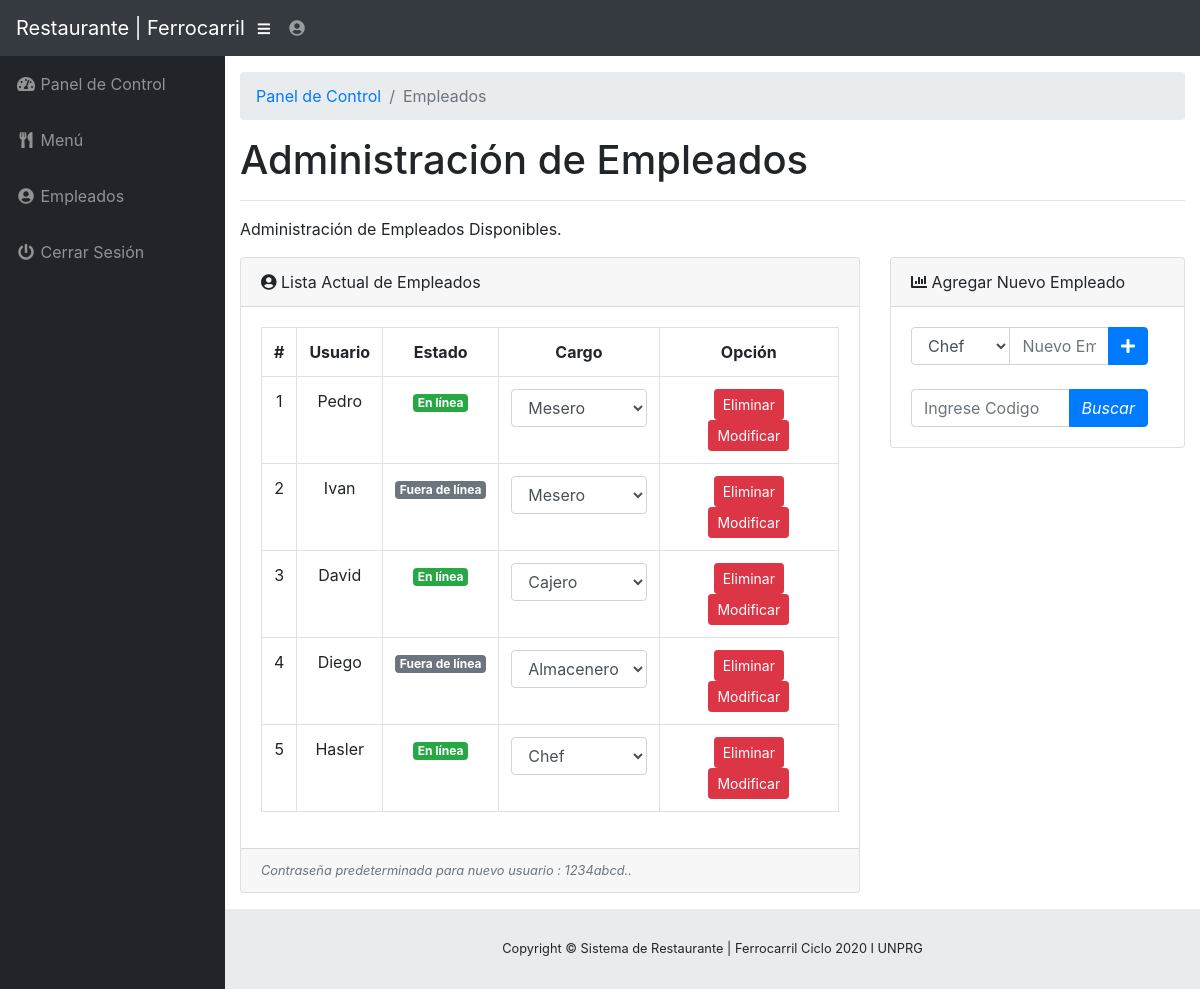
Screenshot of /admin/staff.php (signed in) with the database file from the repository.
### tables this page shows
CREATE TABLE `tbl_staff` (
  `staffID` int(2) NOT NULL,
  `username` varchar(25) NOT NULL,
  `password` varchar(100) NOT NULL,
  `status` text NOT NULL,
  `role` text NOT NULL
);

### admin/staff.php (the view, shortened to what this page needs)
<?php
  include("../functions.php");
?>
<!DOCTYPE html>
<html lang="en">
  <head>
    <link href="vendor/bootstrap/css/bootstrap.min.css" rel="stylesheet">
    <link href="vendor/fontawesome-free/css/all.min.css" rel="stylesheet" type="text/css">
    <link href="vendor/datatables/dataTables.bootstrap4.css" rel="stylesheet">
    <link href="css/sb-admin.css" rel="stylesheet">
  </head>
  <body id="page-top">
    <nav class="navbar navbar-expand navbar-dark bg-dark static-top">
      <a class="navbar-brand mr-1" href="index.php">Restaurante | Ferrocarril</a>
      <button class="btn btn-link btn-sm text-white order-1 order-sm-0" id="sidebarToggle" href="#">
        <i class="fas fa-bars"></i>
      </button>
      <ul class="navbar-nav ml-auto ml-md-0">
        <li class="nav-item dropdown no-arrow">
          <a class="nav-link dropdown-toggle" href="#" id="userDropdown" role="button" data-toggle="dropdown" aria-haspopup="true" aria-expanded="false">
            <i class="fas fa-user-circle fa-fw"></i>
          </a>
        </li>
      </ul>
    </nav>
    <div id="wrapper">
      <ul class="sidebar navbar-nav">
        <li class="nav-item">
          <a class="nav-link" href="index.php">
            <i class="fas fa-fw fa-tachometer-alt"></i>
            <span>Panel de Control</span>
          </a>
        </li>
        <li class="nav-item">
          <a class="nav-link" href="menu.php">
            <i class="fas fa-fw fa-utensils"></i>
            <span>Menú</span></a>
        </li>
        <li class="nav-item">
          <a class="nav-link" href="staff.php">
            <i class="fas fa-fw fa-user-circle"></i>
            <span>Empleados</span>
          </a>
        </li>
        <li class="nav-item">
          <a class="nav-link" href="#" data-toggle="modal" data-target="#logoutModal">
            <i class="fas fa-fw fa-power-off"></i>
            <span>Cerrar Sesión</span>
          </a>
        </li>
      </ul>
      <div id="content-wrapper">
        <div class="container-fluid">
          <ol class="breadcrumb">
            <li class="breadcrumb-item">
              <a href="index.html">Panel de Control</a>
            </li>
            <li class="breadcrumb-item active">Empleados</li>
          </ol>
          <h1>Administración de Empleados</h1>
          <hr>
          <p>Administración de Empleados Disponibles.</p>
          <div class="row">
            <div class="col-lg-8">
              <div class="card mb-3">
                <div class="card-header">
                  <i class="fas fa-user-circle"></i>
                  Lista Actual de Empleados</div>
                <div class="card-body">
                  <table class="table table-bordered text-center" id="dataTable" width="100%" cellspacing="0">
                    <tr>
                      <th>#</th>
                      <th>Usuario</th>
                      <th>Estado</th>
                      <th>Cargo</th>
                      <th class="text-center">Opción</th>
                    </tr>
                      <?php
                        $displayStaffQuery = "SELECT * FROM tbl_staff";
                        if ($result = $sqlconnection->query($displayStaffQuery)) {
                          $staffno = 1;
                          while($staff = $result->fetch_array(MYSQLI_ASSOC)) {
                          ?>
                          	<tr class="text-center">
                            	<td><?php echo $staffno++; ?></td>
                            	<td><?php echo $staff['username']; ?></td>
                              <?php
                            	if ($staff['status'] == "Online") {
                                echo "<td><span class=\"badge badge-success\">En línea</span></td>";
                              }
                              if ($staff['status'] == "Offline") {
                                echo "<td><span class=\"badge badge-secondary\">Fuera de línea</span></td>";
                              }
                              ?>
                              <td>
                                <form method="POST">
                                <select name="role" class="form-control" onchange="this.form.submit()">
                                  <?php
                                  $roleQuery = "SELECT role FROM tbl_role";
                                  if ($res = $sqlconnection->query($roleQuery)) {
                                    while ($role = $res->fetch_array(MYSQLI_ASSOC)) {
                                      if ($role['role'] == $staff['role'])
                                        echo "<option selected='selected' value='".$staff['role']."'>".ucfirst($staff['role'])."</option>";
                                      else
                                        echo "<option value='".$role['role']."'>".ucfirst($role['role'])."</option>";
                                    }
                                  }
                                  ?>
                                </select>
                                </form>
                              </td>
                              	<td class="text-center">
                                 <a href="deletestaff.php?staffID=<?php echo $staff['staffID']; ?>" class="btn btn-sm btn-danger">Eliminar</a>
                                 <a href="deletestaff.php?staffID=<?php echo $staff['staffID']; ?>" class="btn btn-sm btn-danger">Modificar</a>
                              </td>
                        	</tr>
                          <?php
                          }
                        }
                        else {
                          echo $sqlconnection->error;
                          echo "Something wrong.";
                        }
                      ?>
                  </table>
                </div>
                <div class="card-footer small text-muted"><i>Contraseña predeterminada para nuevo usuario : 1234abcd..</i></div>
              </div>
            </div>
            <div class="col-lg-4">
              <div class="card mb-3">
                <div class="card-header">
                  <i class="fas fa-chart-bar""></i>
                  Agregar Nuevo Empleado</div>
                <div class="card-body">
                  <form action="addstaff.php" method="POST" class="d-none d-md-inline-block form-inline ml-auto mr-0 mr-md-3 my-2 my-md-0">
                    <div class="input-group">
                      <select name="staffrole" class="form-control">
                      <?php
                      $roleQuery = "SELECT role FROM tbl_role";
                      if ($res = $sqlconnection->query($roleQuery)) {
                        while ($role = $res->fetch_array(MYSQLI_ASSOC)) {
                            echo "<option value='".$role['role']."'>".ucfirst($role['role'])."</option>";
                        }
                      }
                      ?>
                      </select>
                      <input type="text" required="required" name="staffname" class="form-control" placeholder="Nuevo Empleado" aria-label="Add" aria-describedby="basic-addon2">
                      <div class="input-group-append">
                        <button type="submit" name="addstaff" class="btn btn-primary">
                          <i class="fas fa-plus"></i>
                        </button>
                      </div>
                    </div>
                  </form>
                  <br><br>
                  <form action="addstaff.php" method="POST" class="d-none d-md-inline-block form-inline ml-auto mr-0 mr-md-3 my-2 my-md-0">
                    <div class="input-group">
                    <input type="text" required="required" name="staffname" class="form-control" placeholder="Ingrese Codigo" aria-label="Add" aria-describedby="basic-addon2">
                      <div class="input-group-append">
                        <button type="submit" name="addstaff" class="btn btn-primary">
                          <i>Buscar</i>
                        </button>
                      </div>
                    </div>
                  </form>
                </div>
              </div>
            </div>
          </div>
        </div>
        <footer class="sticky-footer">
          <div class="container my-auto">
            <div class="copyright text-center my-auto">
              <span>Copyright © Sistema de Restaurante | Ferrocarril Ciclo 2020 I UNPRG</span>
            </div>
          </div>
        </footer>
      </div>
    </div>
  </body>
</html>

### admin/css/sb-admin.css (style rules this page uses)
html { position: relative; min-height: 100%; }
body { height: 100%; }
#wrapper { display: -webkit-box; display: -ms-flexbox; display: flex; }
#wrapper #content-wrapper { overflow-x: hidden; width: 100%; padding-top: 1rem; padding-bottom: 80px; }
.navbar-nav .nav-item.dropdown .dropdown-toggle::after { width: 1rem; text-align: center; float: right; vertical-align: 0; border: 0; font-weight: 900; content: '\f105'; font-family: 'Font Awesome 5 Free'; }
.navbar-nav .nav-item.dropdown.no-arrow .dropdown-toggle::after { display: none; }
.sidebar { width: 90px !important; background-color: #212529; min-height: calc(100vh - 56px); }
.sidebar .nav-item:last-child { margin-bottom: 1rem; }
.sidebar .nav-item .nav-link { text-align: center; padding: 0.75rem 1rem; width: 90px; }
.sidebar .nav-item .nav-link span { font-size: 0.65rem; display: block; }
.sidebar .nav-item .nav-link { color: rgba(255, 255, 255, 0.5); }
@media (min-width: 768px) { .sidebar { width: 225px !important; } }
@media (min-width: 768px) { .sidebar .nav-item .nav-link { display: block; width: 100%; text-align: left; padding: 1rem; width: 225px; } }
@media (min-width: 768px) { .sidebar .nav-item .nav-link span { font-size: 1rem; display: inline; } }
:root { --input-padding-x: 0.75rem; --input-padding-y: 0.75rem; }
footer.sticky-footer { display: -webkit-box; display: -ms-flexbox; display: flex; position: absolute; right: 0; bottom: 0; width: calc(100% - 90px); height: 80px; background-color: #e9ecef; }
footer.sticky-footer .copyright { line-height: 1; font-size: 0.8rem; }
@media (min-width: 768px) { footer.sticky-footer { width: calc(100% - 225px); } }

### rows the page displays
tbl_staff: username "Pedro", status "En línea"
tbl_staff: username "Ivan", status "Fuera de línea"
tbl_staff: username "David", status "En línea"
tbl_staff: username "Diego", status "Fuera de línea"
tbl_staff: username "Hasler", status "En línea"

### other values shown
form field role "Mesero"
form field role "Cajero"
form field role "Almacenero"
form field role "Chef"
form field staffrole "Chef"
